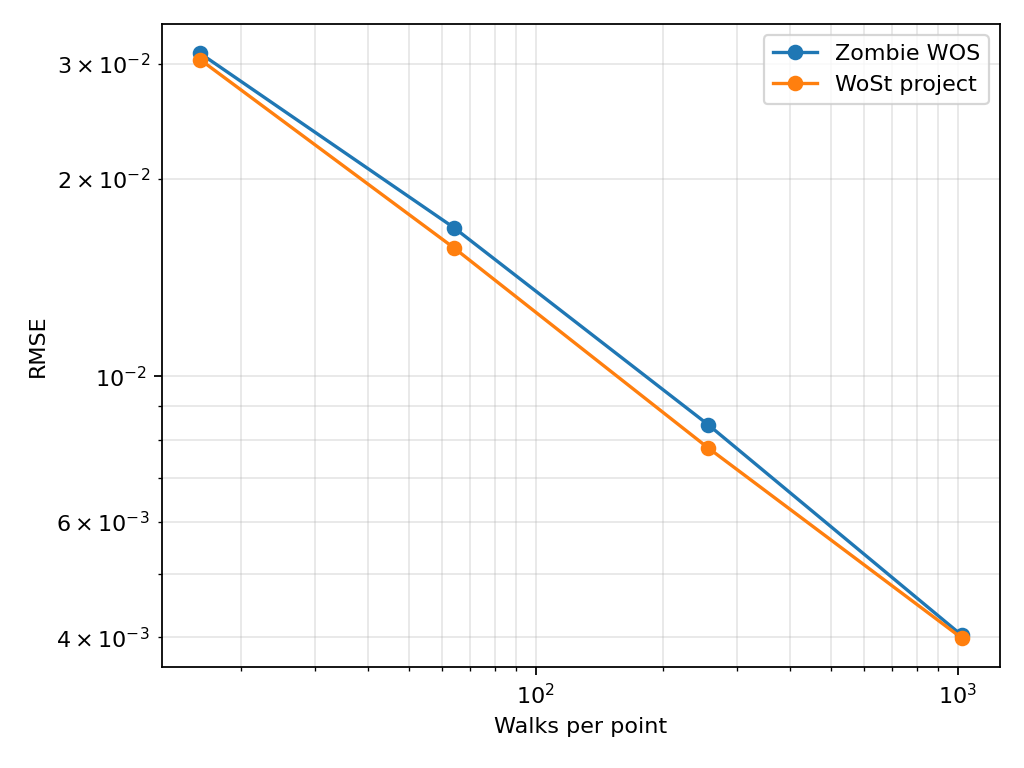
#> input picture content/project/wost-final-project/fig1a_bunny_dirichlet_rmse_vs_walks.png, 1024 x 768 px, found by its file name
$ python merge_figures.py
#> lines starting #> are read from the running program, lines starting #| are printed output that depends on the picture
#!/usr/bin/env python3
"""Merge individual mesh figures into side-by-side panels."""

from PIL import Image
from pathlib import Path

PROJECT_DIR = Path("content/project/wost-final-project")


def hmerge(left_path: Path, right_path: Path, out_path: Path, pad: int = 20, bg: tuple = (255, 255, 255)):
    """Merge two images horizontally with padding."""
#> called with pad = 20, bg = (255, 255, 255)
    left = Image.open(left_path)
#> left is the input picture: PIL image 1024x768 RGBA; mean R, G, B, A 249.7, 249.5, 249.2, 255
    right = Image.open(right_path)
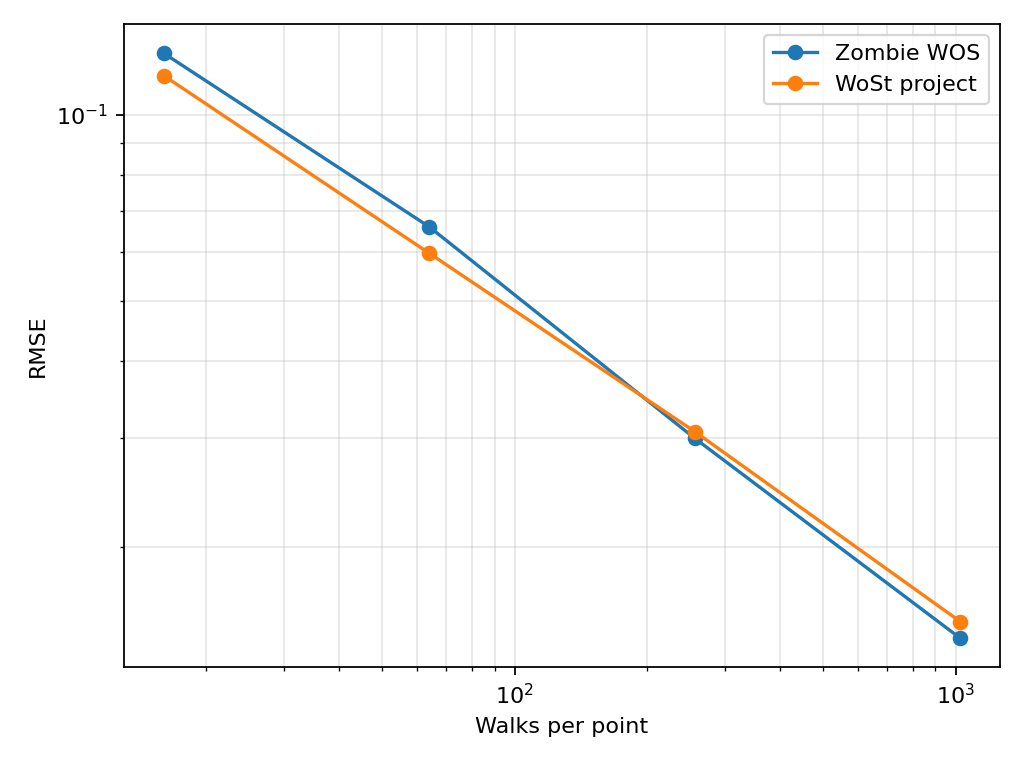
#> input picture content/project/wost-final-project/fig1b_spot_dirichlet_rmse_vs_walks.png, 1024 x 768 px, found by its file name
#> right is the input picture: PIL image 1024x768 RGBA; mean R, G, B, A 250, 249.8, 249.5, 255

    # Resize to same height for clean alignment
    target_height = max(left.height, right.height)
#> target_height = 768
    left = left.resize((int(left.width * target_height / left.height), target_height), Image.LANCZOS)
    right = right.resize((int(right.width * target_height / right.height), target_height), Image.LANCZOS)

    total_width = left.width + right.width + pad
#> total_width = 2068
    canvas = Image.new("RGB", (total_width, target_height), bg)
#> canvas: PIL image 2068x768 RGB; every value is 255
    canvas.paste(left, (0, 0))
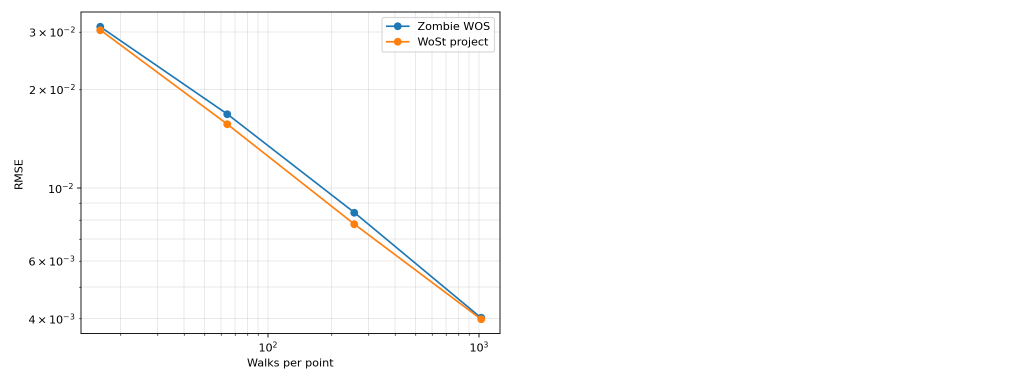
#> canvas: PIL image 2068x768 RGB (shown at 1/2 size); mean R, G, B 252.4, 252.3, 252.1
    canvas.paste(right, (left.width + pad, 0))
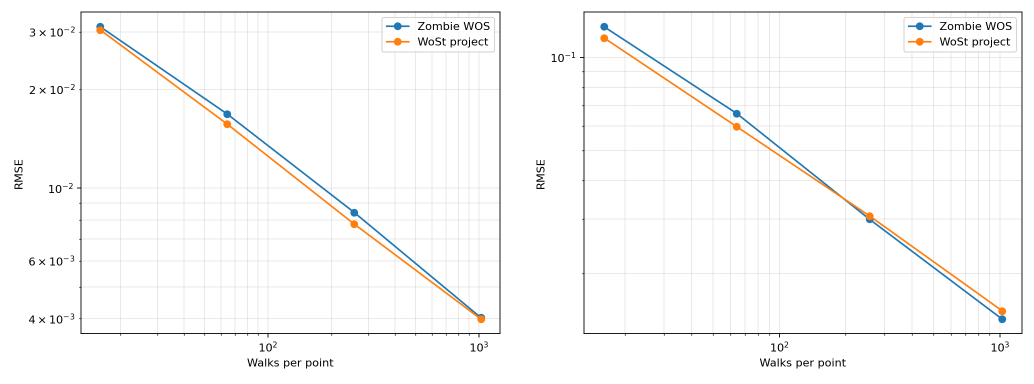
#> canvas: PIL image 2068x768 RGB (shown at 1/2 size); mean R, G, B 249.9, 249.7, 249.4
    canvas.save(out_path, "PNG")
    print(f"Saved: {out_path}")


if __name__ == "__main__":
    # Fig 1: Dirichlet panels
    hmerge(
        PROJECT_DIR / "fig1a_bunny_dirichlet_rmse_vs_walks.png",
        PROJECT_DIR / "fig1b_spot_dirichlet_rmse_vs_walks.png",
        PROJECT_DIR / "fig1_merged_dirichlet_panels.png",
    )

    # Fig 2: Neumann panels
    hmerge(
        PROJECT_DIR / "fig2a_bunny_neumann_rmse_vs_walks.png",
        PROJECT_DIR / "fig2b_spot_neumann_rmse_vs_walks.png",
        PROJECT_DIR / "fig2_merged_neumann_panels.png",
    )
#> call 2 of hmerge, with pad = 20, bg = (255, 255, 255)
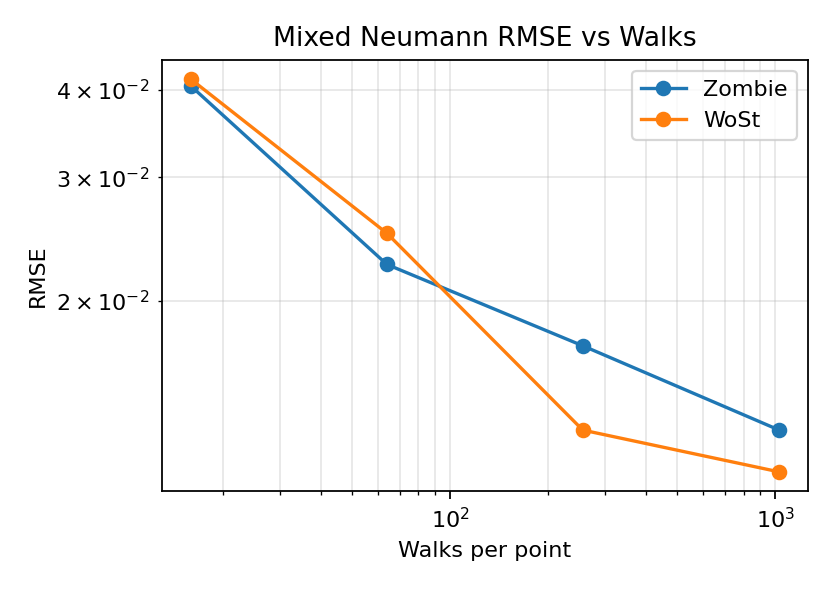
#> input picture content/project/wost-final-project/fig2a_bunny_neumann_rmse_vs_walks.png, 832 x 592 px, found by its file name
#> in hmerge, left is the input picture: PIL image 832x592 RGBA; mean R, G, B, A 247.9, 247.5, 247.2, 255
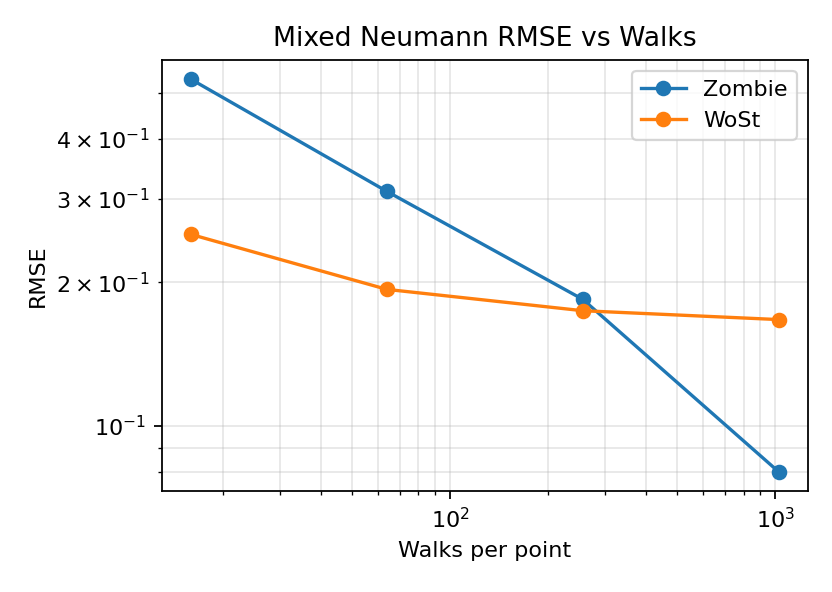
#> input picture content/project/wost-final-project/fig2b_spot_neumann_rmse_vs_walks.png, 832 x 592 px, found by its file name
#> in hmerge, right is the input picture: PIL image 832x592 RGBA; mean R, G, B, A 247.5, 247.3, 247.1, 255
#> in hmerge (call 2), `canvas = Image.new("RGB", (total_width, target_height), bg)`: canvas: PIL image 1684x592 RGB; every value is 255
#> in hmerge (call 2), `canvas.paste(left, (0, 0))`:
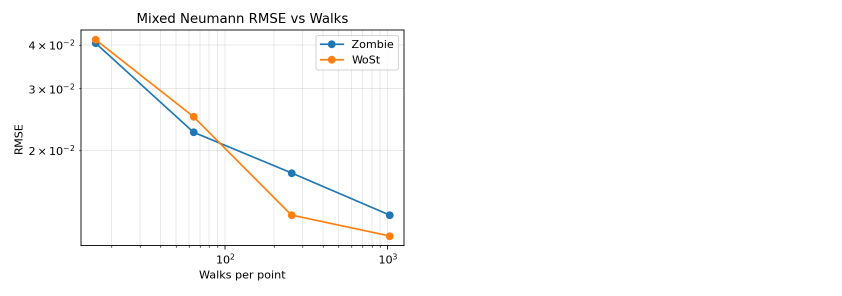
#> canvas: PIL image 1684x592 RGB (shown at 1/2 size); mean R, G, B 251.5, 251.3, 251.1
#> in hmerge (call 2), `canvas.paste(right, (left.width + pad, 0))`:
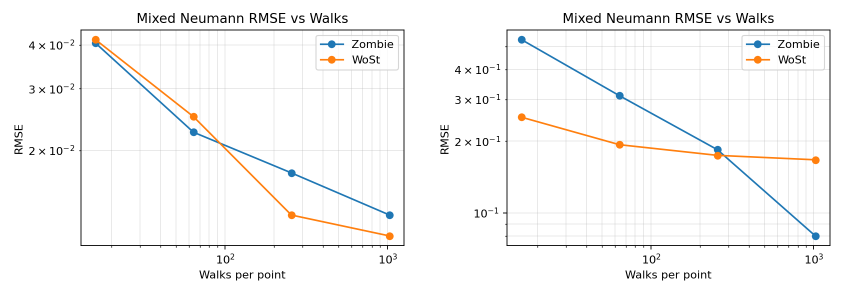
#> canvas: PIL image 1684x592 RGB (shown at 1/2 size); mean R, G, B 247.8, 247.5, 247.2
